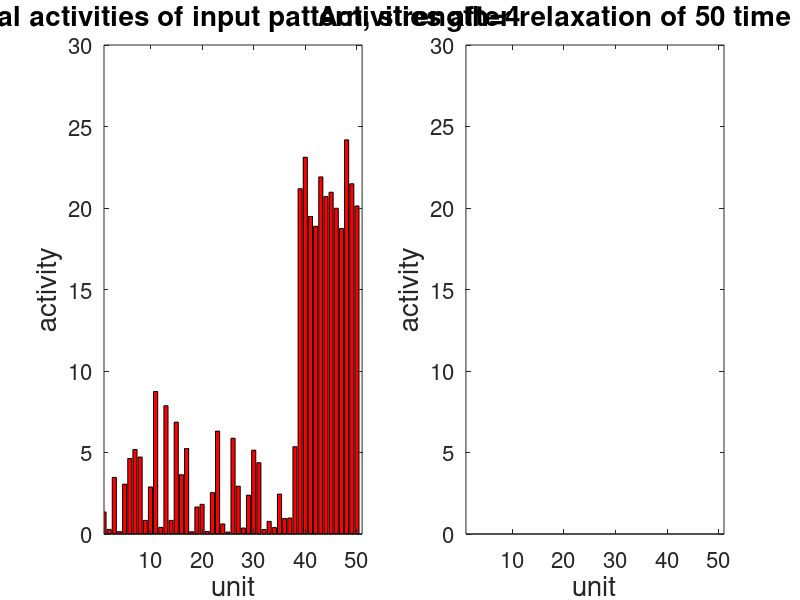
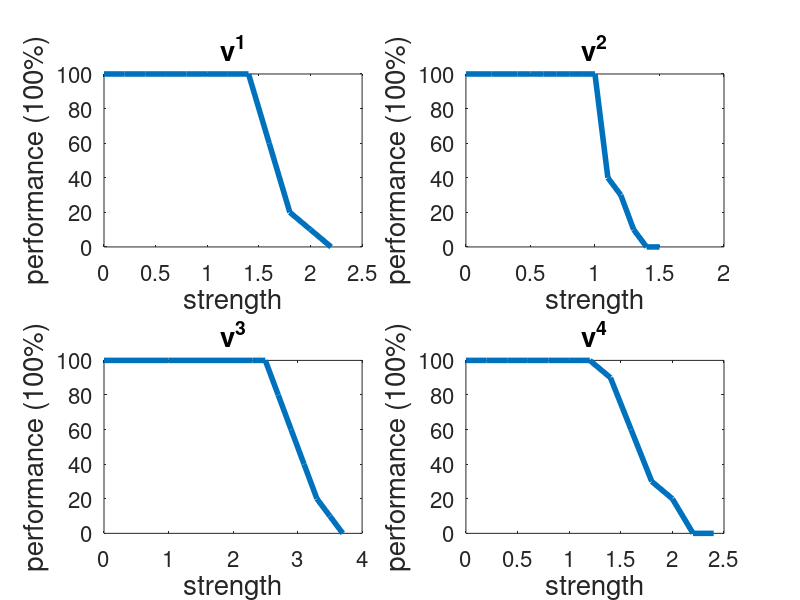

Source code (MATLAB) for these figures, in order:
%"learning" an associative memory
clear all;
close all;

%number of units
N = 50;
%sparseness
alpha = 0.25;
%eigenvalue
lambda = 1.25;
%number of patterns to memorize
num_pat = 4;


%--------------------------------------------------------------------------
%determining constant c according to 7.49 p. 264
%F(I)=150tanh((20+I)/150)
c_max=100;
c_s=0:0.1:c_max;
f_s=150*tanh((20+(lambda-1-alpha*lambda).*c_s)./150) - c_s;
for i=1:length(f_s)-1
    if f_s(i)*f_s(i+1)<0  %find zero crossing
        index=i;
        i=length(f_s)-1;
    end  
end

%determine c=zeros near index
c=fzero(@(x) 150*tanh((20+(lambda-1-alpha*lambda)*x)/150) - x, c_s(index));



%--------------------------------------------------------------------------
%The vectors vn to be memorized
%create num_pat random sparse vectors vn with activity c
vn=zeros(N, num_pat);
for v=1:num_pat
    for i=1:floor(N*alpha)
        vn(1+floor(rand(1)*N),v)=c; 
    end
end


vn(:,1)=zeros(50,1);
vn(:,2)=zeros(50,1);
vn(:,3)=zeros(50,1);
vn(:,4)=zeros(50,1);

for i=19:30
    vn(i,1)=c;
end

for i=1:50
    if (rem(i,4)==0)
     vn(i,2)=c;
    end
end

for i=39:50
    vn(i,3)=c;
end

for i=1:36
    if rem(i,3)==0
        vn(i,4)=c;
    end
end

%output to console
vn;
%--------------------------------------------------------------------------
%Create Network: apply 7.48 page 263
n=ones(N,1);
sum_matrix=zeros(N,N);
for v=1:num_pat
   sum_matrix=sum_matrix + (vn (:,v) - alpha*c.*n)*(vn (:,v) - alpha*c.*n)';
end

K = (lambda/(c^2*alpha*N*(1-alpha))).*sum_matrix;
M = K - (1/(alpha*N)).*(n*n');


% Find activation function F iteratively for 4 v-vectors

t_step=50;
strength=4;

v0_1=vn(:,1);
v0_2=vn(:,2);
v0_3=vn(:,3);
v0_4=vn(:,4);

% output MATRICES
vt_1=zeros(N,t_step);
vt_2=zeros(N,t_step);
vt_3=zeros(N,t_step);
vt_4=zeros(N,t_step);

vt_1(:,1)=v0_1 + abs(randn(N,1))*strength;
vt_2(:,1)=v0_2 + abs(randn(N,1))*strength ;
vt_3(:,1)=v0_3 + abs(randn(N,1))*strength;
vt_4(:,1)=v0_4 + abs(randn(N,1))*strength;

for i = 1:t_step-1
    vt_1(:,i+1)=150*tanh( (M*vt_1(:,i) +20) /150 );
    vt_1(vt_1<0)=0; %[];
   
    vt_2(:,i+1)=150*tanh( (M*vt_2(:,i) +20) /150 );
    vt_2(vt_2<0)=0; %[];
   
    vt_3(:,i+1)=150*tanh( (M*vt_3(:,i) +20) /150 );
    vt_3(vt_3<0)=0; %[];

    vt_4(:,i+1)=150*tanh( (M*vt_4(:,i) +20) /150 );
    vt_4(vt_4<0)=0; %[];

end

% desired starting vector and output matrix
% please insert the vector and its output matrix correctly!!
v_start=        vt_3(:,1);
output=         vt_3(:,t_step);


subplot(1,2,1);
bar(1:N,  v_start, 'r');
set(gca,'FontSize',16);
axis([1 N+1 0 30]);
xlabel('unit','FontSize',20);
ylabel('activity','FontSize',20);
title(['Initial activities of input pattern, strength=', num2str(strength)],'FontSize',20);
 
subplot(1,2,2);
bar(1:N,  output, 'r');
set(gca,'FontSize',16);
axis([1 N+1 0 30]);
xlabel('unit','FontSize',20);
ylabel('activity','FontSize',20);
title('Activities after relaxation of 50 time steps','FontSize',20);

%strength for v0_1
strength_1=0:0.2:2.2;
performance_1=[ones(1,8)*100 60 20 10 0];
figure;
subplot(2,2,1)
plot(strength_1,performance_1,'LineWidth',4);
set(gca,'FontSize',16);
xlabel('strength','FontSize',20);
ylabel('performance (100%)','FontSize',20);
title( 'v^1','FontSize',20);


%strength for v0_2
strength_2=[0 0.2 0.4 0.5:0.1:1.5];
performance_2=[ones(1,9)*100 40 30 10 0 0];
subplot(2,2,2)
plot(strength_2,performance_2,'LineWidth',4);
set(gca,'FontSize',16);
xlabel('strength','FontSize',20);
ylabel('performance (100%)','FontSize',20);
title('v^2','FontSize',20);


%strength for v0_3
strength_3=[0 1 2 2.3:0.2:3.7];
performance_3=[100 100 100 100 100 80 60 40 20 10 0];
subplot(2,2,3)
plot(strength_3,performance_3,'LineWidth',4);
set(gca,'FontSize',16);
xlabel('strength','FontSize',20);
ylabel('performance (100%)','FontSize',20);
title('v^3','FontSize',20);


%strength for v0_4
strength_4=0:0.2:2.4;
performance_4=[ ones(1,7)*100 90 60 30 20 0 0];
subplot(2,2,4)
plot(strength_4,performance_4,'LineWidth',4);
set(gca,'FontSize',16);
xlabel('strength','FontSize',20);
ylabel('performance (100%)','FontSize',20);
title('v^4','FontSize',20);